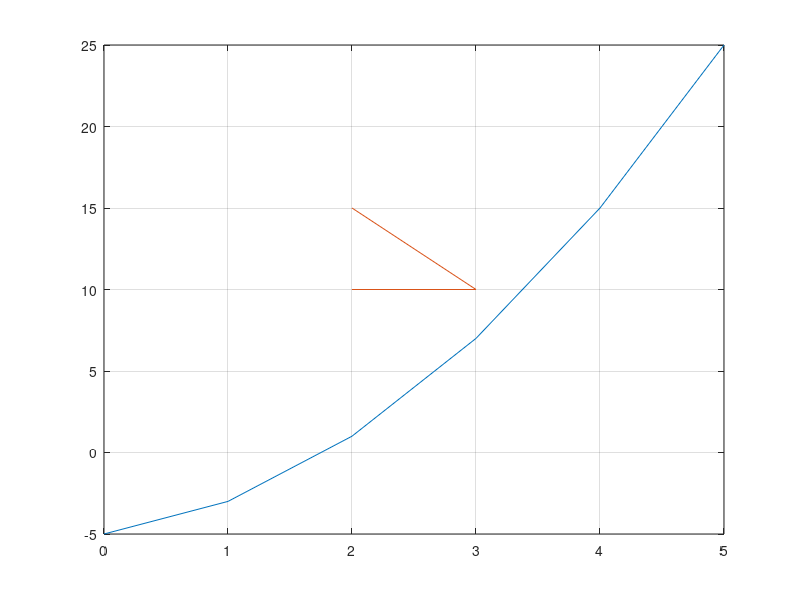

Write MATLAB code to recreate this figure. (Note: this script raises an error after producing the figure.)
close all;
clear all;
clc;
%% trayetoria
x=0:1:5;
y=x.^2+x-5;
plot (x,y);
grid on;
%% grupo de personas
xx = [2 3 2];
yy = [10 10 15];
hold on;
plot (xx, yy);
%% metricas
% longitud total
longitud = long_total (x,y)
% distancia a la spersonas
distan_group = cercanos_grupo (xx,yy,x,y)
% smooth
